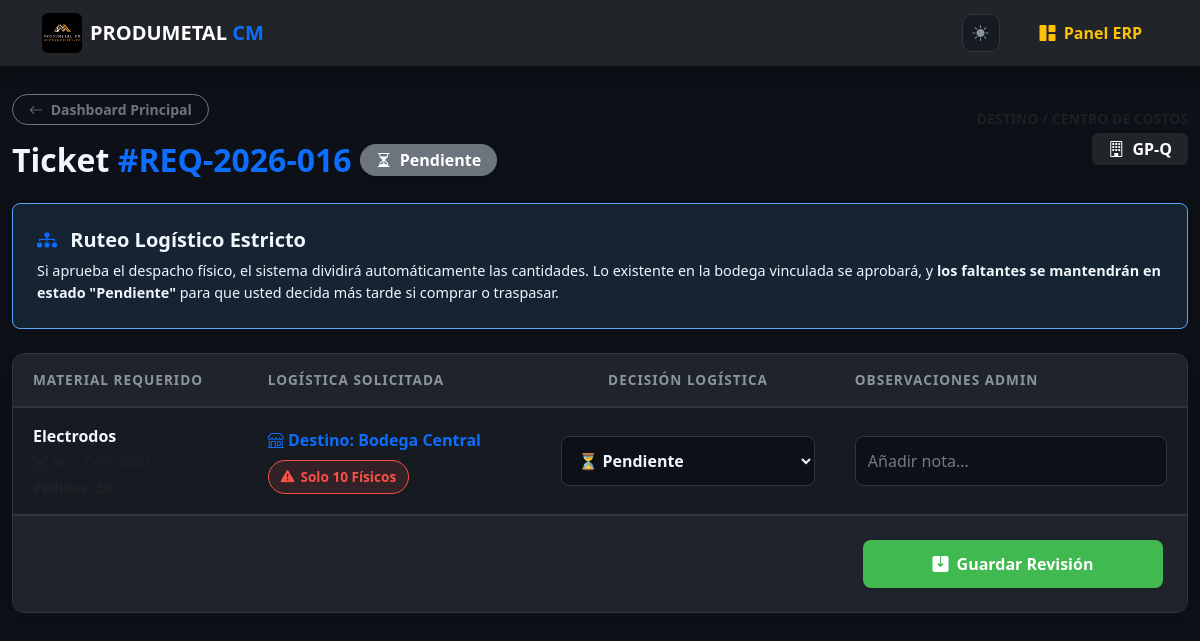
The app's page /erp/requerimiento/revisar/16/ (signed in), older data.
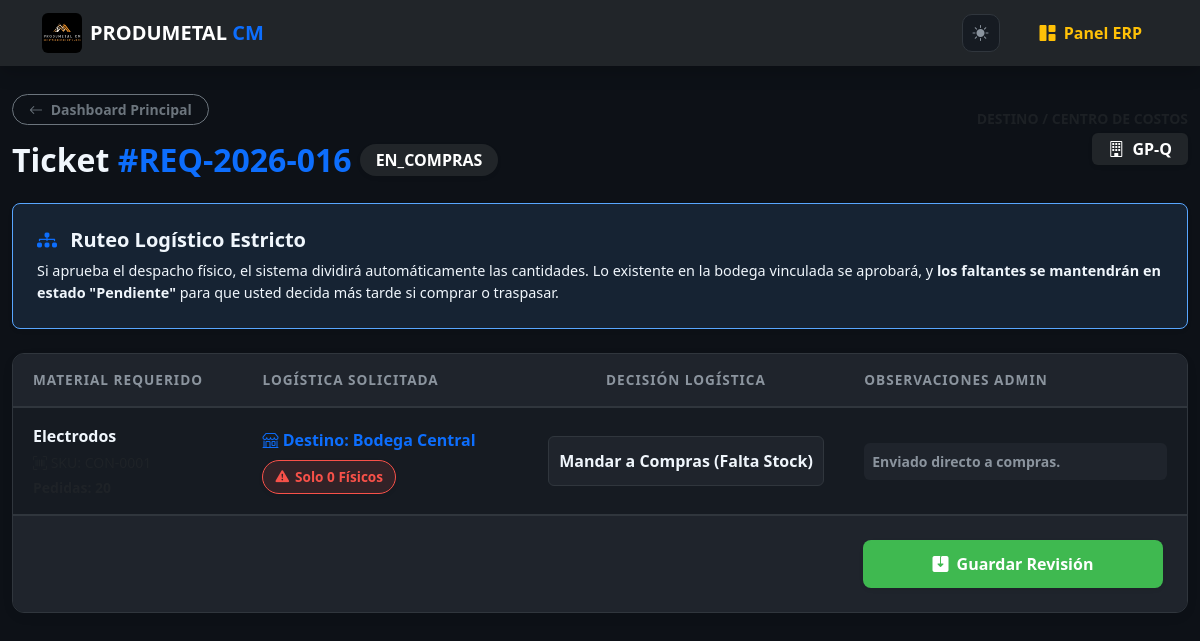
The same page, newer data.
### web/models.py (models this page shows, shortened)
class DetalleRequerimiento(models.Model):
    ESTADOS_ITEM = [
        ('PENDIENTE', 'Pendiente de Revisión'),
        ('APROBADO_BODEGA', 'Aprobado para Despacho (Bodega)'),
        ('EN_COMPRAS', 'Mandar a Compras (Falta Stock)'),
        ('DESPACHADO', 'Despachado Totalmente'),
        ('CERRADO_INCOMPLETO', 'Cerrado Incompleto por Bodega'),
        ('RECHAZADO', 'Rechazado'),
    ]
    requerimiento = models.ForeignKey(Requerimiento, related_name='detalles', on_delete=models.CASCADE)
    material = models.ForeignKey(Material, on_delete=models.PROTECT)
    bodega_destino = models.ForeignKey(Bodega, on_delete=models.PROTECT, null=True, help_text="Bodega donde se necesita el material") # NUEVO
    cantidad_solicitada = models.DecimalField(max_digits=10, decimal_places=2)
    cantidad_despachada = models.DecimalField(max_digits=10, decimal_places=2, default=0.00)
    estado_item = models.CharField(max_length=30, choices=ESTADOS_ITEM, default='PENDIENTE')
    motivo_rechazo = models.TextField(blank=True, null=True, verbose_name="Notas u Observaciones")
    @property
    def stock_en_bodega_destino(self):
        if self.bodega_destino:
            stock = self.material.stocks_bodegas.filter(bodega=self.bodega_destino).first()
            return stock.cantidad if stock else 0
        return 0

class Material(models.Model):
    categoria = models.ForeignKey(Categoria, on_delete=models.PROTECT)
    sku = models.CharField(
        max_length=50, unique=True, blank=True, editable=False,
        help_text="Código único auto-generado"
    )
    nombre = models.CharField(
        max_length=200,
        help_text="Nombre comercial o norma técnica"
    )
    descripcion = models.TextField(blank=True, null=True)
    stock_actual = models.DecimalField(
        max_digits=10, decimal_places=2, default=0.00,
        help_text="Stock Total (Suma de bodegas). Denormalizado para reportes rápidos."
    )
    stock_minimo = models.DecimalField(
        max_digits=10, decimal_places=2, default=5.00,
        help_text="Umbral para alertas de reabastecimiento"
    )
    precio_base = models.DecimalField(
        max_digits=10, decimal_places=2, default=0.00,
        help_text="Precio unitario sin impuesto"
    )
    impuesto_porcentaje = models.DecimalField(
        max_digits=5, decimal_places=2, default=15.00,
        help_text="Porcentaje de impuesto (IVA, etc)"
    )
    is_active = models.BooleanField(
        default=True,
        help_text="Desmarcar para borrado lógico (mantiene histórico)"
    )
    fecha_creacion = models.DateTimeField(auto_now_add=True)
    fecha_modificacion = models.DateTimeField(auto_now=True)
    history = HistoricalRecords()
    class Meta:
        verbose_name_plural = "Inventario (Materiales y Consumibles)"
        ordering = ['-fecha_creacion']
        indexes = [
            models.Index(fields=['sku']),
            models.Index(fields=['categoria', 'is_active']),
        ]

class Bodega(models.Model):
    nombre = models.CharField(max_length=100, unique=True)
    ubicacion = models.CharField(max_length=200, blank=True, null=True)
    is_principal = models.BooleanField(default=False)

class StockBodega(models.Model):
    material = models.ForeignKey(Material, on_delete=models.CASCADE, related_name='stocks_bodegas')
    bodega = models.ForeignKey(Bodega, on_delete=models.CASCADE, related_name='inventario')
    cantidad = models.DecimalField(max_digits=10, decimal_places=2, default=0.00)
    class Meta:
        unique_together = ('material', 'bodega')

class Requerimiento(models.Model):
    ESTADOS = [
        ('PENDIENTE', 'Pendiente de Aprobación Admin'),
        ('APROBADO', 'Aprobado'),
        ('RECHAZADO', 'Rechazado'),
        ('PARCIALMENTE_DESPACHADO', 'Parcialmente Despachado'),
        ('DESPACHADO', 'Despachado Totalmente'),
        ('EN_COMPRAS', 'Enviado a Compras'),
        ('CERRADO_INCOMPLETO', 'Cerrado Incompleto por Bodega'),
    ]
    folio = models.CharField(max_length=20, unique=True, blank=True, editable=False)
    solicitante = models.ForeignKey(User, on_delete=models.PROTECT, related_name='requerimientos')
    proyecto = models.ForeignKey(Proyecto, on_delete=models.PROTECT)
    fecha_solicitud = models.DateTimeField(auto_now_add=True)
    estado = models.CharField(max_length=30, choices=ESTADOS, default='PENDIENTE')
    observaciones = models.TextField(blank=True)
    history = HistoricalRecords()

class Proyecto(models.Model):
    nombre = models.CharField(max_length=200)
    centro_costos = models.CharField(max_length=100, unique=True, blank=True)
    descripcion = models.TextField(blank=True, null=True, verbose_name="Descripción del Proyecto")
    is_active = models.BooleanField(default=True, help_text="Desmarcar para borrado lógico")
    fecha_creacion = models.DateTimeField(auto_now_add=True)
    bodega_proyecto = models.OneToOneField(Bodega, on_delete=models.SET_NULL, null=True, blank=True, related_name='proyecto_asociado')
    history = HistoricalRecords() # AUDITORÍA TOTAL

### web/views.py (the view, shortened to what this page needs)
# urls.py: path('erp/requerimiento/revisar/<int:req_id>/', views.revisar_requerimiento_items, name='revisar_requerimiento_items'),
@login_required(login_url='login')
@user_passes_test(es_admin, login_url='dashboard_erp')
@transaction.atomic
def revisar_requerimiento_items(request, req_id):
    requerimiento = get_object_or_404(Requerimiento, id=req_id)
    return render(request, 'web/erp/revisar_requerimiento.html', {
        'requerimiento': requerimiento,
        'items': requerimiento.detalles.all().order_by('estado_item')
    })

### web/views.py (called while the page is built)
def es_admin(user):
    return user.is_superuser

### web/templates/web/erp/revisar_requerimiento.html (shortened to what the changed rows need)
{% extends 'web/base.html' %}
{% load static %}
{% block content %}
<div class="container erp-container fade-in mt-4">
    <div class="d-flex flex-column flex-md-row justify-content-between align-items-md-center mb-4 gap-3">
        <div>
            <div class="d-flex flex-wrap align-items-center gap-2">
                <h2 class="fw-bold mb-0">Ticket <span class="text-primary">#{{ requerimiento.folio }}</span></h2>
                {% if requerimiento.estado == 'PARCIALMENTE_DESPACHADO' %}
                    <span class="badge badge-parcial px-3 py-2 rounded-pill fs-6 shadow-sm"><i class="bi bi-pie-chart-fill me-1"></i> Parcialmente en Proceso</span>
                {% elif requerimiento.estado == 'PENDIENTE' %}
                    <span class="badge bg-secondary px-3 py-2 rounded-pill fs-6 shadow-sm"><i class="bi bi-hourglass-split me-1"></i> Pendiente</span>
                {% else %}
                    <span class="badge bg-dark px-3 py-2 rounded-pill fs-6 shadow-sm">{{ requerimiento.estado }}</span>
                {% endif %}
            </div>
        </div>
        <div class="text-start text-md-end">
            <div class="text-muted small fw-bold text-uppercase mb-1">Destino / Centro de Costos</div>
            <span class="badge bg-dark fs-6 shadow-sm py-2 px-3"><i class="bi bi-building me-1"></i> {{ requerimiento.proyecto.centro_costos }}</span>
        </div>
    </div>
    <form method="POST">
        <div class="card-master">
            <div class="table-responsive m-0 border-0">
                <table class="table-req">
                    <thead>
                        <tr>
                            <th style="width: 20%;">Material Requerido</th>
                            <th style="width: 25%;">Logística Solicitada</th>
                            <th class="text-center" style="width: 25%;">Decisión Logística</th>
                            <th style="width: 30%;">Observaciones Admin</th>
                        </tr>
                    </thead>
                    <tbody>
                        {% for item in items %}
                        <tr>
                            <td>
                                <div class="fw-bold fs-6">{{ item.material.nombre }}</div>
                                <div class="text-muted small mt-1"><i class="bi bi-upc-scan"></i> SKU: {{ item.material.sku }}</div>
                                <div class="text-muted small mt-1 fw-bold">Pedidas: {{ item.cantidad_solicitada|floatformat:"0" }}</div>
                            </td>
                            <td>
                                <div class="fw-bold text-primary mb-2"><i class="bi bi-shop"></i> Destino: {{ item.bodega_destino.nombre|default:"Bodega Principal" }}</div>
                                {% if item.stock_en_bodega_destino >= item.cantidad_solicitada %}
                                    <span class="stock-pill pill-success shadow-sm">
                                        <i class="bi bi-check-circle-fill"></i> {{ item.stock_en_bodega_destino|floatformat:"0" }} Disponibles
                                    </span>
                                {% else %}
                                    <span class="stock-pill pill-danger shadow-sm">
                                        <i class="bi bi-exclamation-triangle-fill"></i> Solo {{ item.stock_en_bodega_destino|floatformat:"0" }} Físicos
                                    </span>
                                {% endif %}
                            </td>
                            <td class="text-md-center">
                                {% if item.estado_item != 'PENDIENTE' %}
                                    <span class="badge badge-decidido w-100 py-3 fs-6">{{ item.get_estado_item_display }}</span>
                                {% else %}
                                    <select name="decision_{{ item.id }}" class="form-select-solid fw-bold">
                                        <option value="PENDIENTE" selected>⏳ Pendiente</option>
                                    </select>
                                {% endif %}
                            </td>
                            <td>
                                {% if item.estado_item == 'PENDIENTE' %}
                                    <input type="text" name="motivo_{{ item.id }}" class="form-control-solid" placeholder="Añadir nota...">
                                {% else %}
                                    <span class="nota-auditada small fw-bold d-block p-2">{{ item.motivo_rechazo|default:"Auditado." }}</span>
                                {% endif %}
                            </td>
                        </tr>
                        {% endfor %}
                    </tbody>
                </table>
            </div>
        </div>
    </form>
</div>
{% endblock %}

Row changes from the older to the newer data that the page shows:
changed Requerimiento "GP-Q": estado (not shown) → "EN_COMPRAS"
changed DetalleRequerimiento "Electrodos": stock_en_bodega_destino "10" → "0"; estado_item (not shown) → "Mandar a Compras (Falta Stock)"; motivo_rechazo (not shown) → "Enviado directo a compras."; id "⏳ Pendiente" → (not shown)
Text that changed along with them:
text no longer shown: "Pendiente"
